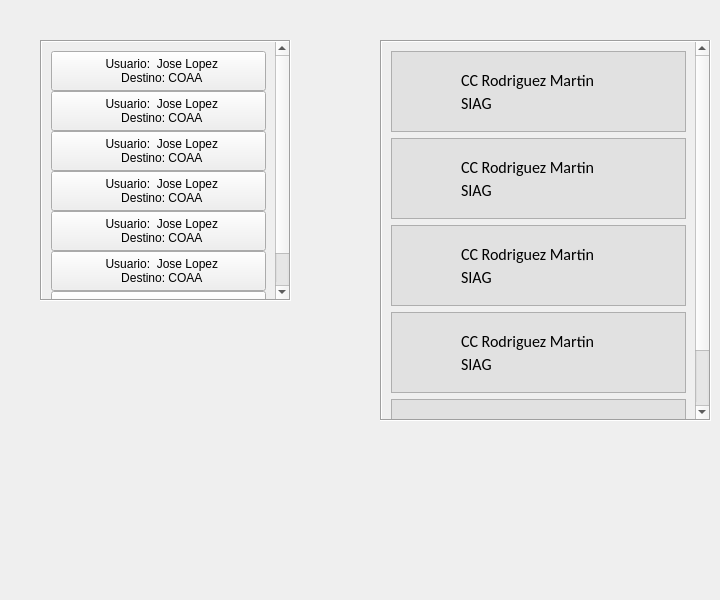
<?xml version="1.0" encoding="UTF-8"?>
<ui version="4.0">
 <class>MainWindow</class>
 <widget class="QMainWindow" name="MainWindow">
  <property name="geometry">
   <rect>
    <x>0</x>
    <y>0</y>
    <width>720</width>
    <height>600</height>
   </rect>
  </property>
  <property name="sizePolicy">
   <sizepolicy hsizetype="Preferred" vsizetype="Preferred">
    <horstretch>0</horstretch>
    <verstretch>0</verstretch>
   </sizepolicy>
  </property>
  <property name="maximumSize">
   <size>
    <width>16777215</width>
    <height>16777215</height>
   </size>
  </property>
  <property name="windowTitle">
   <string>MainWindow</string>
  </property>
  <property name="layoutDirection">
   <enum>Qt::LeftToRight</enum>
  </property>
  <widget class="QWidget" name="centralwidget">
   <widget class="QScrollArea" name="scrollArea_2">
    <property name="geometry">
     <rect>
      <x>40</x>
      <y>40</y>
      <width>251</width>
      <height>261</height>
     </rect>
    </property>
    <property name="frameShape">
     <enum>QFrame::Box</enum>
    </property>
    <property name="verticalScrollBarPolicy">
     <enum>Qt::ScrollBarAlwaysOn</enum>
    </property>
    <property name="widgetResizable">
     <bool>true</bool>
    </property>
    <widget class="QWidget" name="scrollAreaWidgetContents_2">
     <property name="geometry">
      <rect>
       <x>0</x>
       <y>0</y>
       <width>230</width>
       <height>300</height>
      </rect>
     </property>
     <layout class="QVBoxLayout" name="verticalLayout_3">
      <item>
       <layout class="QVBoxLayout" name="verticalLayout_2">
        <property name="spacing">
         <number>0</number>
        </property>
        <property name="sizeConstraint">
         <enum>QLayout::SetDefaultConstraint</enum>
        </property>
        <property name="leftMargin">
         <number>0</number>
        </property>
        <property name="topMargin">
         <number>0</number>
        </property>
        <property name="rightMargin">
         <number>0</number>
        </property>
        <property name="bottomMargin">
         <number>0</number>
        </property>
        <item>
         <widget class="QPushButton" name="pushButton_1">
          <property name="minimumSize">
           <size>
            <width>0</width>
            <height>40</height>
           </size>
          </property>
          <property name="text">
           <string>  Usuario:  Jose Lopez
  Destino: COAA</string>
          </property>
          <property name="icon">
           <iconset>
            <normaloff>comun.png</normaloff>comun.png</iconset>
          </property>
          <property name="iconSize">
           <size>
            <width>20</width>
            <height>20</height>
           </size>
          </property>
          <property name="checkable">
           <bool>false</bool>
          </property>
          <property name="flat">
           <bool>false</bool>
          </property>
         </widget>
        </item>
        <item>
         <widget class="QPushButton" name="pushButton_2">
          <property name="minimumSize">
           <size>
            <width>0</width>
            <height>40</height>
           </size>
          </property>
          <property name="text">
           <string>  Usuario:  Jose Lopez
  Destino: COAA</string>
          </property>
          <property name="icon">
           <iconset>
            <normaloff>comun.png</normaloff>comun.png</iconset>
          </property>
          <property name="iconSize">
           <size>
            <width>20</width>
            <height>20</height>
           </size>
          </property>
          <property name="checkable">
           <bool>false</bool>
          </property>
          <property name="flat">
           <bool>false</bool>
          </property>
         </widget>
        </item>
        <item>
         <widget class="QPushButton" name="pushButton_3">
          <property name="minimumSize">
           <size>
            <width>0</width>
            <height>40</height>
           </size>
          </property>
          <property name="text">
           <string>  Usuario:  Jose Lopez
  Destino: COAA</string>
          </property>
          <property name="icon">
           <iconset>
            <normaloff>comun.png</normaloff>comun.png</iconset>
          </property>
          <property name="iconSize">
           <size>
            <width>20</width>
            <height>20</height>
           </size>
          </property>
          <property name="checkable">
           <bool>false</bool>
          </property>
          <property name="flat">
           <bool>false</bool>
          </property>
         </widget>
        </item>
        <item>
         <widget class="QPushButton" name="pushButton_4">
          <property name="minimumSize">
           <size>
            <width>0</width>
            <height>40</height>
           </size>
          </property>
          <property name="text">
           <string>  Usuario:  Jose Lopez
  Destino: COAA</string>
          </property>
          <property name="icon">
           <iconset>
            <normaloff>comun.png</normaloff>comun.png</iconset>
          </property>
          <property name="iconSize">
           <size>
            <width>20</width>
            <height>20</height>
           </size>
          </property>
          <property name="checkable">
           <bool>false</bool>
          </property>
          <property name="flat">
           <bool>false</bool>
          </property>
         </widget>
        </item>
        <item>
         <widget class="QPushButton" name="pushButton_5">
          <property name="minimumSize">
           <size>
            <width>0</width>
            <height>40</height>
           </size>
          </property>
          <property name="text">
           <string>  Usuario:  Jose Lopez
  Destino: COAA</string>
          </property>
          <property name="icon">
           <iconset>
            <normaloff>comun.png</normaloff>comun.png</iconset>
          </property>
          <property name="iconSize">
           <size>
            <width>20</width>
            <height>20</height>
           </size>
          </property>
          <property name="checkable">
           <bool>false</bool>
          </property>
          <property name="flat">
           <bool>false</bool>
          </property>
         </widget>
        </item>
        <item>
         <widget class="QPushButton" name="pushButton_6">
          <property name="minimumSize">
           <size>
            <width>0</width>
            <height>40</height>
           </size>
          </property>
          <property name="text">
           <string>  Usuario:  Jose Lopez
  Destino: COAA</string>
          </property>
          <property name="icon">
           <iconset>
            <normaloff>comun.png</normaloff>comun.png</iconset>
          </property>
          <property name="iconSize">
           <size>
            <width>20</width>
            <height>20</height>
           </size>
          </property>
          <property name="checkable">
           <bool>false</bool>
          </property>
          <property name="flat">
           <bool>false</bool>
          </property>
         </widget>
        </item>
        <item>
         <widget class="QPushButton" name="pushButton_7">
          <property name="minimumSize">
           <size>
            <width>0</width>
            <height>40</height>
           </size>
          </property>
          <property name="text">
           <string>  Usuario:  Jose Lopez
  Destino: COAA</string>
          </property>
          <property name="icon">
           <iconset>
            <normaloff>comun.png</normaloff>comun.png</iconset>
          </property>
          <property name="iconSize">
           <size>
            <width>20</width>
            <height>20</height>
           </size>
          </property>
          <property name="checkable">
           <bool>false</bool>
          </property>
          <property name="flat">
           <bool>false</bool>
          </property>
         </widget>
        </item>
       </layout>
      </item>
     </layout>
    </widget>
   </widget>
   <widget class="QScrollArea" name="scrollArea_3">
    <property name="geometry">
     <rect>
      <x>380</x>
      <y>40</y>
      <width>331</width>
      <height>381</height>
     </rect>
    </property>
    <property name="frameShape">
     <enum>QFrame::Box</enum>
    </property>
    <property name="verticalScrollBarPolicy">
     <enum>Qt::ScrollBarAlwaysOn</enum>
    </property>
    <property name="sizeAdjustPolicy">
     <enum>QAbstractScrollArea::AdjustIgnored</enum>
    </property>
    <property name="widgetResizable">
     <bool>true</bool>
    </property>
    <widget class="QWidget" name="scrollAreaWidgetContents_3">
     <property name="geometry">
      <rect>
       <x>0</x>
       <y>0</y>
       <width>310</width>
       <height>449</height>
      </rect>
     </property>
     <layout class="QVBoxLayout" name="verticalLayout_4">
      <item>
       <layout class="QVBoxLayout" name="verticalLayout">
        <item>
         <widget class="QFrame" name="frame_1">
          <property name="enabled">
           <bool>true</bool>
          </property>
          <property name="minimumSize">
           <size>
            <width>0</width>
            <height>81</height>
           </size>
          </property>
          <property name="maximumSize">
           <size>
            <width>16777215</width>
            <height>81</height>
           </size>
          </property>
          <property name="styleSheet">
           <string notr="true">background-color: rgb(225, 225, 225);</string>
          </property>
          <property name="frameShape">
           <enum>QFrame::StyledPanel</enum>
          </property>
          <widget class="QLabel" name="label_9">
           <property name="geometry">
            <rect>
             <x>230</x>
             <y>20</y>
             <width>35</width>
             <height>35</height>
            </rect>
           </property>
           <property name="text">
            <string/>
           </property>
           <property name="pixmap">
            <pixmap>comun.png</pixmap>
           </property>
           <property name="scaledContents">
            <bool>true</bool>
           </property>
          </widget>
          <widget class="QLabel" name="label_10">
           <property name="geometry">
            <rect>
             <x>70</x>
             <y>19</y>
             <width>141</width>
             <height>21</height>
            </rect>
           </property>
           <property name="font">
            <font>
             <family>Calibri</family>
             <pointsize>12</pointsize>
             <weight>50</weight>
             <bold>false</bold>
            </font>
           </property>
           <property name="text">
            <string>CC Rodriguez Martin</string>
           </property>
          </widget>
          <widget class="QLabel" name="label_11">
           <property name="geometry">
            <rect>
             <x>70</x>
             <y>42</y>
             <width>51</width>
             <height>21</height>
            </rect>
           </property>
           <property name="font">
            <font>
             <family>Calibri</family>
             <pointsize>12</pointsize>
            </font>
           </property>
           <property name="text">
            <string>SIAG</string>
           </property>
          </widget>
          <widget class="QLabel" name="label_12">
           <property name="geometry">
            <rect>
             <x>10</x>
             <y>16</y>
             <width>51</width>
             <height>51</height>
            </rect>
           </property>
           <property name="text">
            <string/>
           </property>
           <property name="pixmap">
            <pixmap>usuario_persona.png</pixmap>
           </property>
           <property name="scaledContents">
            <bool>true</bool>
           </property>
          </widget>
         </widget>
        </item>
        <item>
         <widget class="QFrame" name="frame_2">
          <property name="enabled">
           <bool>true</bool>
          </property>
          <property name="minimumSize">
           <size>
            <width>0</width>
            <height>81</height>
           </size>
          </property>
          <property name="maximumSize">
           <size>
            <width>16777215</width>
            <height>81</height>
           </size>
          </property>
          <property name="styleSheet">
           <string notr="true">background-color: rgb(225, 225, 225);</string>
          </property>
          <property name="frameShape">
           <enum>QFrame::StyledPanel</enum>
          </property>
          <widget class="QLabel" name="label_13">
           <property name="geometry">
            <rect>
             <x>230</x>
             <y>20</y>
             <width>35</width>
             <height>35</height>
            </rect>
           </property>
           <property name="text">
            <string/>
           </property>
           <property name="pixmap">
            <pixmap>comun.png</pixmap>
           </property>
           <property name="scaledContents">
            <bool>true</bool>
           </property>
          </widget>
          <widget class="QLabel" name="label_14">
           <property name="geometry">
            <rect>
             <x>70</x>
             <y>19</y>
             <width>141</width>
             <height>21</height>
            </rect>
           </property>
           <property name="font">
            <font>
             <family>Calibri</family>
             <pointsize>12</pointsize>
             <weight>50</weight>
             <bold>false</bold>
            </font>
           </property>
           <property name="text">
            <string>CC Rodriguez Martin</string>
           </property>
          </widget>
          <widget class="QLabel" name="label_15">
           <property name="geometry">
            <rect>
             <x>70</x>
             <y>42</y>
             <width>51</width>
             <height>21</height>
            </rect>
           </property>
           <property name="font">
            <font>
             <family>Calibri</family>
             <pointsize>12</pointsize>
            </font>
           </property>
           <property name="text">
            <string>SIAG</string>
           </property>
          </widget>
          <widget class="QLabel" name="label_16">
           <property name="geometry">
            <rect>
             <x>10</x>
             <y>16</y>
             <width>51</width>
             <height>51</height>
            </rect>
           </property>
           <property name="text">
            <string/>
           </property>
           <property name="pixmap">
            <pixmap>usuario_pc.png</pixmap>
           </property>
           <property name="scaledContents">
            <bool>true</bool>
           </property>
          </widget>
         </widget>
        </item>
        <item>
         <widget class="QFrame" name="frame_3">
          <property name="enabled">
           <bool>true</bool>
          </property>
          <property name="minimumSize">
           <size>
            <width>0</width>
            <height>81</height>
           </size>
          </property>
          <property name="maximumSize">
           <size>
            <width>16777215</width>
            <height>81</height>
           </size>
          </property>
          <property name="styleSheet">
           <string notr="true">background-color: rgb(225, 225, 225);</string>
          </property>
          <property name="frameShape">
           <enum>QFrame::StyledPanel</enum>
          </property>
          <widget class="QLabel" name="label_21">
           <property name="geometry">
            <rect>
             <x>230</x>
             <y>20</y>
             <width>35</width>
             <height>35</height>
            </rect>
           </property>
           <property name="text">
            <string/>
           </property>
           <property name="pixmap">
            <pixmap>comun.png</pixmap>
           </property>
           <property name="scaledContents">
            <bool>true</bool>
           </property>
          </widget>
          <widget class="QLabel" name="label_22">
           <property name="geometry">
            <rect>
             <x>70</x>
             <y>19</y>
             <width>141</width>
             <height>21</height>
            </rect>
           </property>
           <property name="font">
            <font>
             <family>Calibri</family>
             <pointsize>12</pointsize>
             <weight>50</weight>
             <bold>false</bold>
            </font>
           </property>
           <property name="text">
            <string>CC Rodriguez Martin</string>
           </property>
          </widget>
          <widget class="QLabel" name="label_23">
           <property name="geometry">
            <rect>
             <x>70</x>
             <y>42</y>
             <width>51</width>
             <height>21</height>
            </rect>
           </property>
           <property name="font">
            <font>
             <family>Calibri</family>
             <pointsize>12</pointsize>
            </font>
           </property>
           <property name="text">
            <string>SIAG</string>
           </property>
          </widget>
          <widget class="QLabel" name="label_24">
           <property name="geometry">
            <rect>
             <x>10</x>
             <y>16</y>
             <width>51</width>
             <height>51</height>
            </rect>
           </property>
           <property name="text">
            <string/>
           </property>
           <property name="pixmap">
            <pixmap>usuario_persona.png</pixmap>
           </property>
           <property name="scaledContents">
            <bool>true</bool>
           </property>
          </widget>
         </widget>
        </item>
        <item>
         <widget class="QFrame" name="frame_4">
          <property name="enabled">
           <bool>true</bool>
          </property>
          <property name="minimumSize">
           <size>
            <width>0</width>
            <height>81</height>
           </size>
          </property>
          <property name="maximumSize">
           <size>
            <width>16777215</width>
            <height>81</height>
           </size>
          </property>
          <property name="styleSheet">
           <string notr="true">background-color: rgb(225, 225, 225);</string>
          </property>
          <property name="frameShape">
           <enum>QFrame::StyledPanel</enum>
          </property>
          <widget class="QLabel" name="label_25">
           <property name="geometry">
            <rect>
             <x>230</x>
             <y>20</y>
             <width>35</width>
             <height>35</height>
            </rect>
           </property>
           <property name="text">
            <string/>
           </property>
           <property name="pixmap">
            <pixmap>comun.png</pixmap>
           </property>
           <property name="scaledContents">
            <bool>true</bool>
           </property>
          </widget>
          <widget class="QLabel" name="label_26">
           <property name="geometry">
            <rect>
             <x>70</x>
             <y>19</y>
             <width>141</width>
             <height>21</height>
            </rect>
           </property>
           <property name="font">
            <font>
             <family>Calibri</family>
             <pointsize>12</pointsize>
             <weight>50</weight>
             <bold>false</bold>
            </font>
           </property>
           <property name="text">
            <string>CC Rodriguez Martin</string>
           </property>
          </widget>
          <widget class="QLabel" name="label_27">
           <property name="geometry">
            <rect>
             <x>70</x>
             <y>42</y>
             <width>51</width>
             <height>21</height>
            </rect>
           </property>
           <property name="font">
            <font>
             <family>Calibri</family>
             <pointsize>12</pointsize>
            </font>
           </property>
           <property name="text">
            <string>SIAG</string>
           </property>
          </widget>
          <widget class="QLabel" name="label_28">
           <property name="geometry">
            <rect>
             <x>10</x>
             <y>16</y>
             <width>51</width>
             <height>51</height>
            </rect>
           </property>
           <property name="text">
            <string/>
           </property>
           <property name="pixmap">
            <pixmap>usuario_persona.png</pixmap>
           </property>
           <property name="scaledContents">
            <bool>true</bool>
           </property>
          </widget>
         </widget>
        </item>
        <item>
         <widget class="QFrame" name="frame_5">
          <property name="enabled">
           <bool>true</bool>
          </property>
          <property name="minimumSize">
           <size>
            <width>0</width>
            <height>81</height>
           </size>
          </property>
          <property name="maximumSize">
           <size>
            <width>16777215</width>
            <height>81</height>
           </size>
          </property>
          <property name="styleSheet">
           <string notr="true">background-color: rgb(225, 225, 225);</string>
          </property>
          <property name="frameShape">
           <enum>QFrame::StyledPanel</enum>
          </property>
          <widget class="QLabel" name="label_29">
           <property name="geometry">
            <rect>
             <x>230</x>
             <y>20</y>
             <width>35</width>
             <height>35</height>
            </rect>
           </property>
           <property name="text">
            <string/>
           </property>
           <property name="pixmap">
            <pixmap>comun.png</pixmap>
           </property>
           <property name="scaledContents">
            <bool>true</bool>
           </property>
          </widget>
          <widget class="QLabel" name="label_30">
           <property name="geometry">
            <rect>
             <x>70</x>
             <y>19</y>
             <width>141</width>
             <height>21</height>
            </rect>
           </property>
           <property name="font">
            <font>
             <family>Calibri</family>
             <pointsize>12</pointsize>
             <weight>50</weight>
             <bold>false</bold>
            </font>
           </property>
           <property name="text">
            <string>CC Rodriguez Martin</string>
           </property>
          </widget>
          <widget class="QLabel" name="label_31">
           <property name="geometry">
            <rect>
             <x>70</x>
             <y>42</y>
             <width>51</width>
             <height>21</height>
            </rect>
           </property>
           <property name="font">
            <font>
             <family>Calibri</family>
             <pointsize>12</pointsize>
            </font>
           </property>
           <property name="text">
            <string>SIAG</string>
           </property>
          </widget>
          <widget class="QLabel" name="label_32">
           <property name="geometry">
            <rect>
             <x>10</x>
             <y>16</y>
             <width>51</width>
             <height>51</height>
            </rect>
           </property>
           <property name="text">
            <string/>
           </property>
           <property name="pixmap">
            <pixmap>usuario_persona.png</pixmap>
           </property>
           <property name="scaledContents">
            <bool>true</bool>
           </property>
          </widget>
         </widget>
        </item>
       </layout>
      </item>
     </layout>
    </widget>
   </widget>
  </widget>
 </widget>
 <resources>
  <include location="icons.qrc"/>
 </resources>
 <connections/>
</ui>
